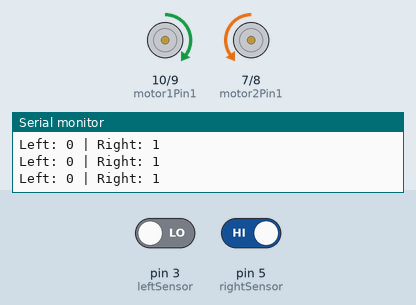
This sketch was run on a simulated Arduino Uno, built with avr-gcc and run on an emulated ATmega328P. Parts: motor-driver pin pairs drawn as motors (green arrow = first pin HIGH = forward, orange = second pin HIGH = backward, longer = more drive, scaled by the enable pin), the last lines printed to the serial monitor. Inputs (shaded band) come from the test bench; at power-on: pin 3 (leftSensor) LOW, pin 5 (rightSensor) HIGH.

Above: at 1.2 s.
1.3 s: pin 3 (leftSensor) driven HIGH
At 2.5 s:
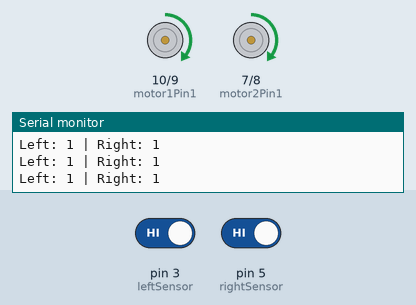
2.8 s: pin 5 (rightSensor) driven LOW
At 3.8 s:
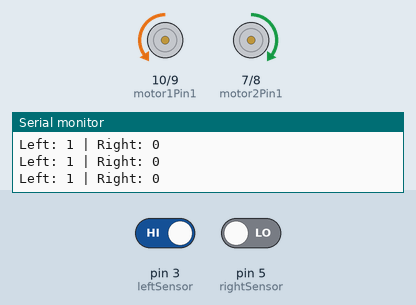
4.3 s: pin 3 (leftSensor) driven LOW
At 5.2 s:
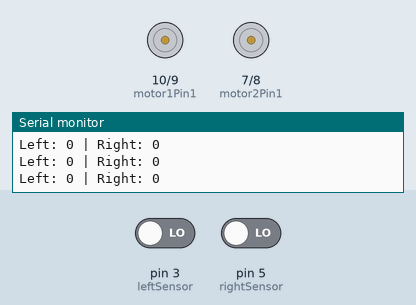
5.8 s: pin 5 (rightSensor) driven HIGH
At 7.2 s:
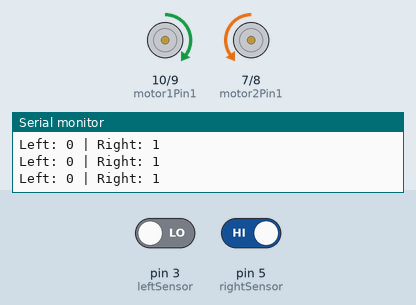
Timing chart, 0 to 8.3 s (numbered marks = the images above; inputs shaded):
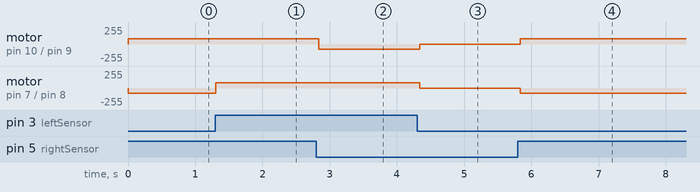

Measured:
- after the input at 1.3 s, motor on pin 7 (motor2Pin1) / pin 8 (motor2Pin2): backward 80/255 → forward 80/255 at once
- after the input at 2.8 s, motor on pin 10 (motor1Pin1) / pin 9 (motor1Pin2): forward 80/255 → backward 80/255 at once
- after the input at 4.3 s, motor on pin 10 (motor1Pin1) / pin 9 (motor1Pin2): backward 80/255 → stopped at once; motor on pin 7 (motor2Pin1) / pin 8 (motor2Pin2): forward 80/255 → stopped at once
- after the input at 5.8 s, motor on pin 10 (motor1Pin1) / pin 9 (motor1Pin2): stopped → forward 80/255 at once; motor on pin 7 (motor2Pin1) / pin 8 (motor2Pin2): stopped → backward 80/255 at once

The sketch:

line_follower_car.ino
```cpp
// IR Sensor Pins
#define leftSensor 3
#define rightSensor 5

// Motor A - Left Motor
#define motor1Pin1 10
#define motor1Pin2 9

// Motor B - Right Motor
#define motor2Pin1 7
#define motor2Pin2 8

// Enable Pins
#define ena 11
#define enb 6

void setup() {
  pinMode(leftSensor, INPUT);
  pinMode(rightSensor, INPUT);

  pinMode(motor1Pin1, OUTPUT);
  pinMode(motor1Pin2, OUTPUT);
  pinMode(motor2Pin1, OUTPUT);
  pinMode(motor2Pin2, OUTPUT);

  pinMode(ena, OUTPUT);
  pinMode(enb, OUTPUT);

  // Optional: for debugging
  Serial.begin(9600);
}

void loop() {
  int left = digitalRead(leftSensor);
  int right = digitalRead(rightSensor);

  // Motor speed control
  analogWrite(ena, 80);  // Left motor speed
  analogWrite(enb, 80);  // Right motor speed

  // Optional: debug IR sensor values
  Serial.print("Left: ");
  Serial.print(left);
  Serial.print(" | Right: ");
  Serial.println(right);

  // Line following logic
  if (left == HIGH && right == HIGH) {
    forward();
  } else if (right == LOW && left == HIGH) {
    leftTurn();
  } else if (left == LOW && right == HIGH) {
    rightTurn();
  } else {
    stopCar();
  }
}

void forward() {
  digitalWrite(motor1Pin1, HIGH);
  digitalWrite(motor1Pin2, LOW);
  digitalWrite(motor2Pin1, HIGH);
  digitalWrite(motor2Pin2, LOW);
}

void leftTurn() {
  digitalWrite(motor1Pin1, LOW);
  digitalWrite(motor1Pin2, HIGH);
  digitalWrite(motor2Pin1, HIGH);
  digitalWrite(motor2Pin2, LOW);
  delay(100);
}

void rightTurn() {
  digitalWrite(motor1Pin1, HIGH);
  digitalWrite(motor1Pin2, LOW);
  digitalWrite(motor2Pin1, LOW);
  digitalWrite(motor2Pin2, HIGH);
  delay(100);
}

void stopCar() {
  digitalWrite(motor1Pin1, LOW);
  digitalWrite(motor1Pin2, LOW);
  digitalWrite(motor2Pin1, LOW);
  digitalWrite(motor2Pin2, LOW);
}
```
